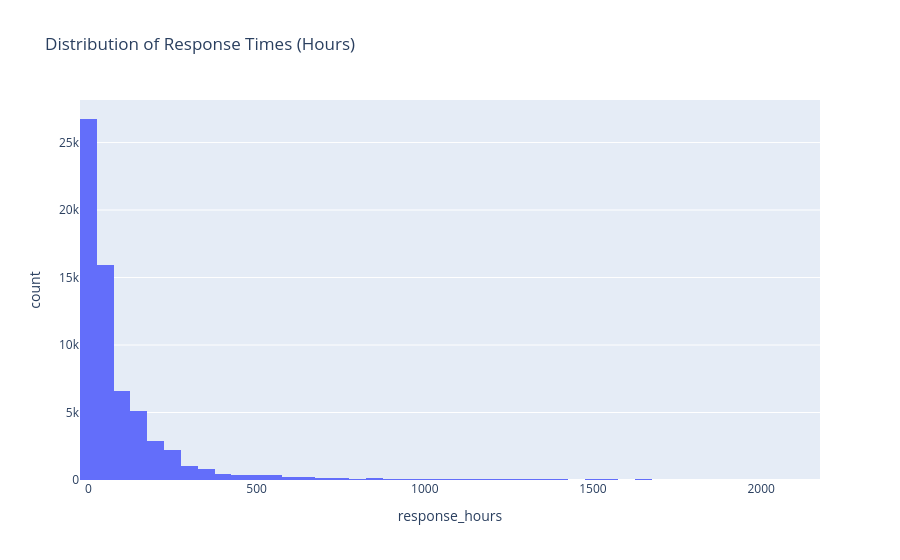

Here is the notebook cell this chart was saved with:
### Code cell
fig = px.histogram(
    resolved,
    x='response_hours',
    nbins=100,
    title='Distribution of Response Times (Hours)'
)
fig.show()

### Figure 1 — Plotly figure (JSON) as saved in the notebook; plotly's stock layout.template omitted (floating-point values rounded to 4 significant figures; data arrays with more than 128 entries replaced by an {"elided": "..."} marker saying what was removed)
{"data": [{"bingroup": "x", "hovertemplate": "response_hours=%{x}<br>count=%{y}<extra></extra>", "legendgroup": "", "marker": {"color": "#636efa", "pattern": {"shape": ""}}, "name": "", "nbinsx": 100, "orientation": "v", "showlegend": false, "type": "histogram", "x": {"elided": "65133 float values"}, "xaxis": "x", "yaxis": "y"}], "layout": {"barmode": "relative", "legend": {"tracegroupgap": 0}, "title": {"text": "Distribution of Response Times (Hours)"}, "xaxis": {"anchor": "y", "domain": [0, 1], "title": {"text": "response_hours"}}, "yaxis": {"anchor": "x", "domain": [0, 1], "title": {"text": "count"}}}}
